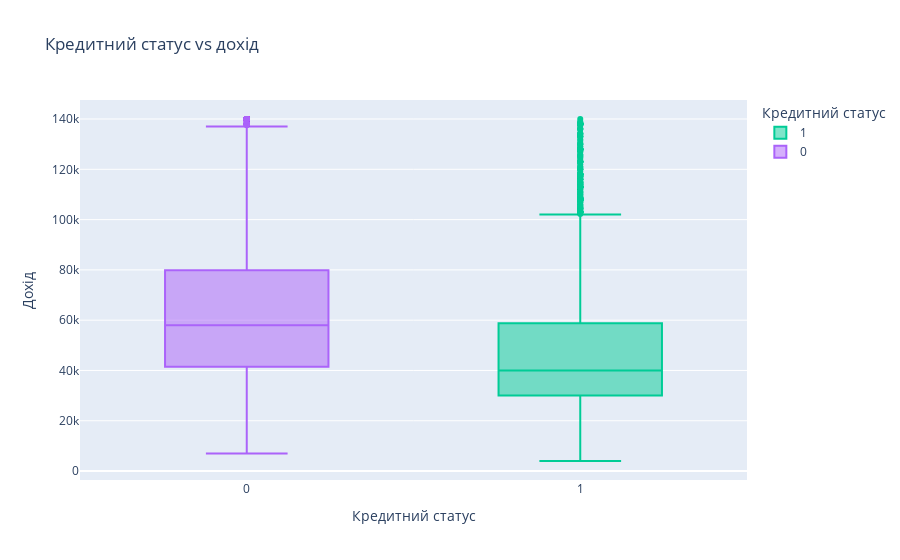

Notebook code for this chart:
### Code cell
# Кредитний статус vs дохід
fig = px.box(
    df,
    x='loan_status',
    y='person_income',
    title='Кредитний статус vs дохід',
    labels={'person_income': 'Дохід', 'loan_status': 'Кредитний статус'},
    color='loan_status',
    color_discrete_map={'No':'#2ecc71', 'Yes':'#e74c3c'}
)
fig.show()

### Figure 1 — Plotly figure (JSON) as saved in the notebook; plotly's stock layout.template omitted (floating-point values rounded to 4 significant figures; data arrays with more than 128 entries replaced by an {"elided": "..."} marker saying what was removed)
{"data": [{"alignmentgroup": "True", "hovertemplate": "Кредитний статус=%{x}<br>Дохід=%{y}<extra></extra>", "legendgroup": "1", "marker": {"color": "#00cc96"}, "name": "1", "notched": false, "offsetgroup": "1", "orientation": "v", "showlegend": true, "type": "box", "x": {"elided": "6963 int values"}, "x0": " ", "xaxis": "x", "y": {"elided": "6963 int values"}, "y0": " ", "yaxis": "y"}, {"alignmentgroup": "True", "hovertemplate": "Кредитний статус=%{x}<br>Дохід=%{y}<extra></extra>", "legendgroup": "0", "marker": {"color": "#ab63fa"}, "name": "0", "notched": false, "offsetgroup": "0", "orientation": "v", "showlegend": true, "type": "box", "x": {"elided": "24134 int values"}, "x0": " ", "xaxis": "x", "y": {"elided": "24134 int values"}, "y0": " ", "yaxis": "y"}], "layout": {"boxmode": "overlay", "legend": {"title": {"text": "Кредитний статус"}, "tracegroupgap": 0}, "title": {"text": "Кредитний статус vs дохід"}, "xaxis": {"anchor": "y", "categoryarray": [1, 0], "categoryorder": "array", "domain": [0, 1], "title": {"text": "Кредитний статус"}}, "yaxis": {"anchor": "x", "domain": [0, 1], "title": {"text": "Дохід"}}}}
